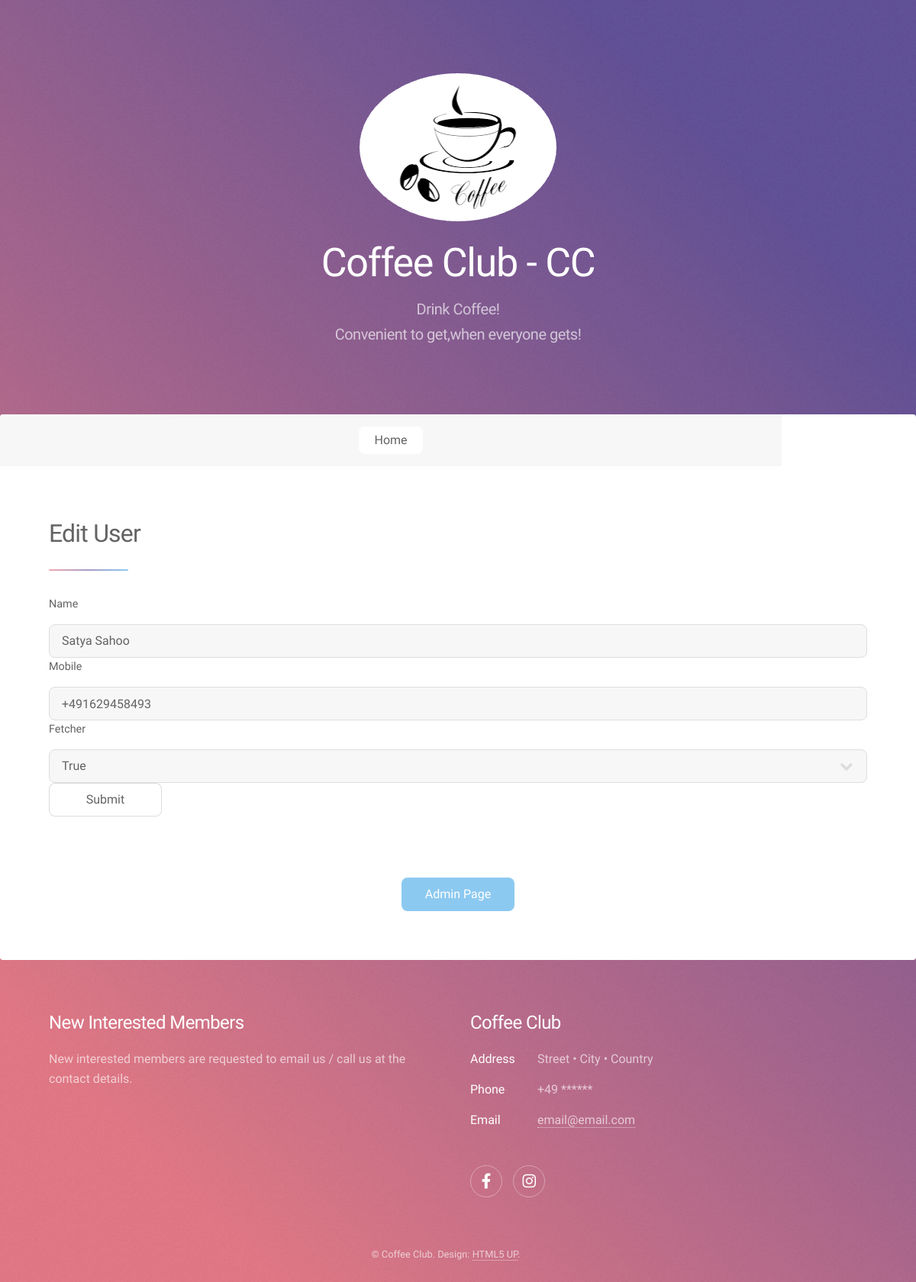
The app's page /admin_edit/2 (signed in) with its own data.
### main.py (models this page shows)
class User(UserMixin, db.Model):
    __tablename__ = "users"
    id = db.Column(db.Integer, primary_key=True)
    email = db.Column(db.String(100), unique=True)  # email is unique identifier
    password = db.Column(db.String(100))
    name = db.Column(db.String(100), nullable=False)
    mobile = db.Column(db.String(100))
    fetcher = db.Column(db.String(100))
    orders = relationship("Order", back_populates="user")
    receipts = relationship("Receipt", back_populates="user")

### main.py (the view)
@app.route('/admin_edit/<user_id>', methods=["GET", "POST"])
@admin_only
def admin_edit(user_id):
    req_user = User.query.filter_by(id=user_id).first()
    admin_form = AdminForm(
        name=req_user.name,
        mobile=req_user.mobile,
        fetcher=req_user.fetcher
    )
    if admin_form.validate_on_submit():
        req_user.name = admin_form.name.data
        req_user.mobile = admin_form.mobile.data
        req_user.fetcher = admin_form.fetcher.data
        db.session.commit()
        return redirect(url_for('user_profile', user_id=req_user.id))
    return render_template("admin_edit.html", form=admin_form)

### forms.py
class AdminForm(FlaskForm):
    name = StringField("Name")
    mobile = StringField("Mobile")
    fetcher = SelectField("Fetcher", choices=["True", "False"])
    submit = SubmitField("Submit")

### main.py (called while the page is built)
def admin_only(f):
    @wraps(f)
    def decorated_function(*args, **kwargs):
        if current_user.id != 1:
            return abort(403)
        return f(*args, **kwargs)
    return decorated_function

@login_manager.user_loader
def load_user(user_id):
    return User.query.get(int(user_id))

### templates/admin_edit.html
{% import "bootstrap/wtf.html" as wtf %}
{% include "header.html" %}
					<nav id="nav">
						<ul>
							<li><a href="{{url_for('home')}}" class="active">Home</a></li>
						</ul>
					</nav>
					<div id="main">
							<section id="intro" class="main">
								<div class="spotlight">
									<div class="content">
										<header class="major">
											<h2>Edit User</h2>
										</header>
										<p>
 											{{ wtf.quick_form(form, novalidate=True, button_map={"submit": "primary"}) }}
										</p>
									</div>
								</div>
								<footer class="major">
									<ul class="actions special">
            							<li><a href="{{url_for('admin_page')}}" class="button primary">Admin Page</a></li>
									</ul>
								</footer>
							</section>
					</div>
{% include "footer.html" %}

### records on screen
User: name "Satya Sahoo", mobile "+491629458493", fetcher "True"
